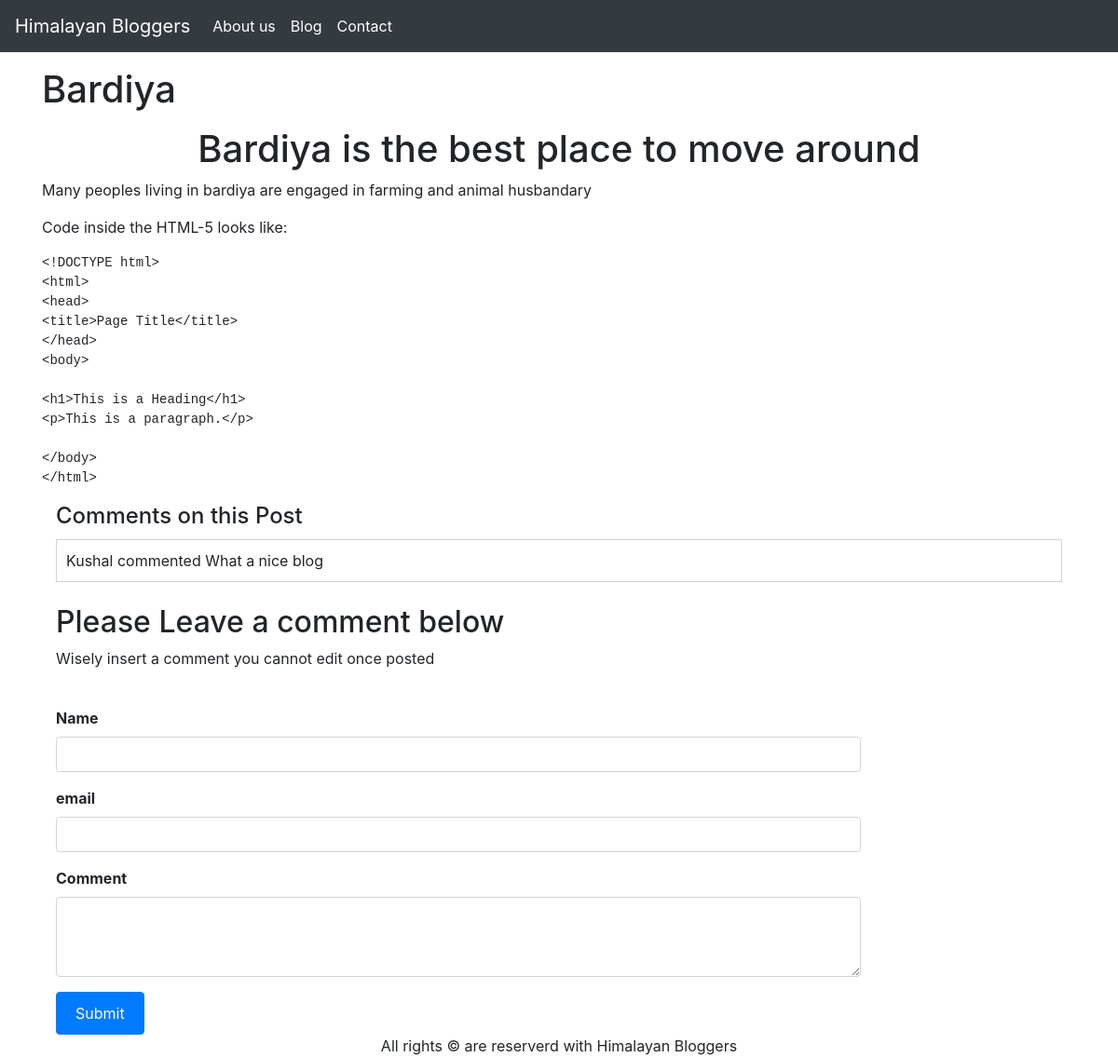
Screenshot of /blogpost/bardiya-post with the database file from the repository.
### blog/models.py (models this page shows, shortened)
class Blog(models.Model):
    sno = models.AutoField(primary_key=True)
    title = models.CharField(max_length=200)
    content = models.TextField()
    slug = models.CharField(max_length=100)
    time = models.DateTimeField(auto_now_add=True)

class Comment(models.Model):
    post = models.ForeignKey(Blog,on_delete=models.CASCADE)
    user = models.ForeignKey(User, on_delete=models.CASCADE, blank=True, null=True)
    name = models.CharField(max_length=200)
    Comment = models.TextField()
    parent = models.ForeignKey('self', on_delete=models.CASCADE, null=True)
    date_added = models.DateTimeField(default=now)

### blog/views.py (the view)
# urls.py: path('blogpost/<str:slug>', views.blogpost, name='blogpost'),
def blogpost(request,slug):
    blog = Blog.objects.filter(slug=slug).first()
    comments = Comment.objects.filter(post=blog)
    context = {
        'blog': blog,
        'comments': comments,
    }
    return render(request, 'blog/blogpost.html', context)

### templates/blog/blogpost.html (shortened to what this page needs)
{% extends 'blog/base.html' %}
{% block body %}
<div class="container">
<h1 class="my-3">
    {{blog.title}}
</h1>
<div class="my-3">
    {{blog.content|safe}}
</div>
<div class="container">
        <h4 >Comments on this Post</h4>
        {% for comment in comments reversed %}
        <div style="margin-top: 10px; padding: 10px; border: 1px solid lightgray;">
        <p style="margin-bottom: 0;">
        {{comment.name}} commented {{comment.Comment}}
        </p>
        </div>
        {% endfor %}
    <br>
    <h2>
        Please Leave a comment below
    </h2>
    <p>Wisely insert a comment you cannot edit once posted</p>
    <br>
    <form action="{% url 'postcomment' %}" method="post">
        <div class="form-group" style="width: 80%;">
            <label for="comment" style="font-weight: bold;">Name</label>
            <input class="form-control" name="name" id="comment" style="margin-bottom: 10px;"/>
        </div>
        <div class="form-group" style="width: 80%;">
            <label for="comment" style="font-weight: bold;">email</label>
            <input class="form-control" name="email" id="comment" type="email" style="margin-bottom: 10px;"/>
        </div>
        <div class="form-group" style="width: 80%;">
            <label for="comment" style="font-weight: bold;">Comment</label>
            <textarea class="form-control" name="comment" id="comment" rows="3" style="margin-bottom: 10px;"></textarea>
        </div>
        <button type="submit" class="btn btn-primary" style="padding: 10px 20px;">Submit</button>
    </form>
</div>
{% endblock body %}

### rows the page displays
Blog: title "Bardiya", content "Bardiya is the best place to move around Many peoples living in bardiya are engaged in farming and animal husbandary Code inside the HTML-5 looks like: <!DOCTYPE html> <html> <head> <title>Page Title</title> </head> <body> <h1>This is a Heading</h1> <p>This is a paragraph.</p> </body> </html>"
Comment: name "Kushal", Comment "What a nice blog"
